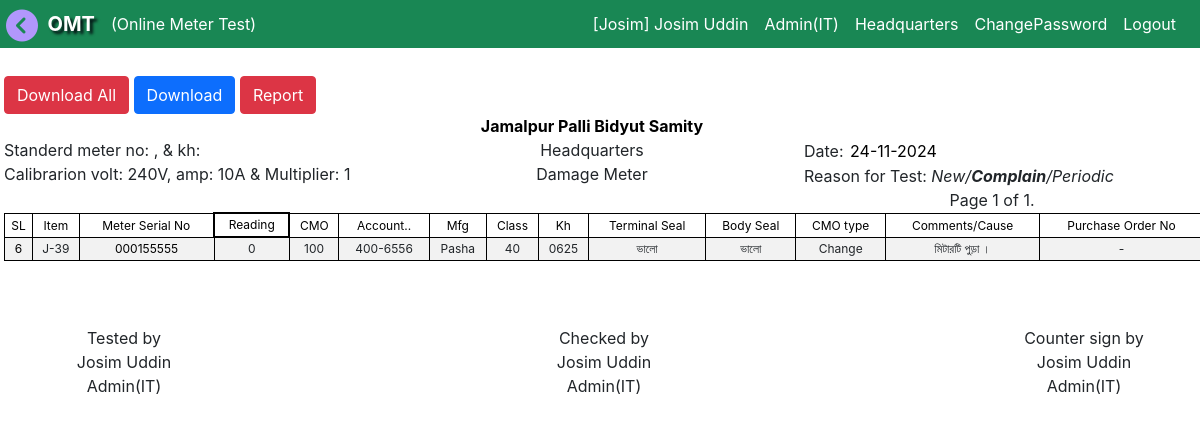
Page /damage_meter/ (signed in) on the committed database.
### accounts/models.py (models this page shows, shortened)
class CustomUser(AbstractUser):
    ROLE_CHOICES = (
        ('admin', 'Admin'),
        ('MT', 'MT'),
        ('MTS', 'MTS'),
        ('IT', 'IT'),
        ('AGM', 'AGM'),
        ('DGM', 'DGM'),
        ('BS', 'BS'),
        ('BA', 'BA'),
        ('JE', 'JE'),
        ('LT', 'LT'),
        ('LM', 'LM'),
        ('user', 'User'),
    )
    username = models.CharField(max_length=100, unique=True)
    role = models.CharField(max_length=10, choices=ROLE_CHOICES, default='user')
    office = models.ForeignKey(Office, on_delete=models.CASCADE, null=True, blank=True)
    mobile = models.CharField(max_length=30, unique=True, blank=True, null=True)
    designation = models.ForeignKey(Designation, on_delete=models.SET_NULL, null=True, blank=True)
    training_id = models.CharField(max_length=30, unique=True, blank=True, null=True)
    date = models.DateField(auto_now_add=False, auto_now=False, default=today)
    sign_image = models.ImageField(upload_to='images/', null=True, blank=True)
    updated_by = models.CharField(max_length=100, blank=True, null=True)
    password_changed_at = models.DateTimeField(auto_now=True)  # Auto-updates on save
    def save(self, *args, **kwargs):
        if self.pk:
            original_user = CustomUser.objects.get(pk=self.pk)
            if original_user.password != self.password:
                self.password_changed_at = timezone.now()
        super().save(*args, **kwargs)

class Designation(models.Model):
    title = models.CharField(max_length=50, null=True, blank=True)
    details = models.CharField(max_length=50, null=True, blank=True)
    def __str__(self):
    	return self.title

class Office(models.Model):
	pbs = models.ForeignKey(Pbs, on_delete=models.CASCADE, blank=True, null=True)
	office_name =  models.CharField(max_length=255, null=True, blank=True)
	office_code = models.CharField(max_length=10, null=True, default="0")
	catagory = models.CharField(max_length=150, blank=True, null=True, choices= item_choice)
	updated_by = models.CharField(max_length=100, blank=True, null=True)

class Pbs(models.Model):
	pbs_code = models.CharField(max_length=10, null=True, blank=True, default="0")
	pbs_name = models.CharField(max_length=150, null=True, blank=True, default="default_pbs")
	updated_by = models.CharField(max_length=100, blank=True, null=True)

class OfficeEmp(models.Model):
    office = models.OneToOneField(Office, on_delete=models.CASCADE)
    tested_by = models.ForeignKey(CustomUser, on_delete=models.CASCADE, blank=True, null=True, related_name="office_tested_by")
    checked_by = models.ForeignKey(CustomUser, on_delete=models.CASCADE, blank=True, null=True, related_name="office_checked_by")
    counter_sign_by = models.ForeignKey(CustomUser, on_delete=models.CASCADE, blank=True, null=True, related_name="office_counter_sign_by")
    received_by =  models.ForeignKey(CustomUser, on_delete=models.CASCADE, blank=True, null=True, related_name="office_received_by")
    standered_meter = models.ForeignKey(Standard_Meter, on_delete=models.CASCADE, blank=True, null=True)
    updated_by = models.CharField(max_length=100, blank=True, null=True)

### test_data/models.py (models this page shows, shortened)
class Test_Data(models.Model):
	office = models.ForeignKey(Office, on_delete=models.CASCADE, default=default_office)
	tested_meter_no = models.CharField(max_length=20, blank=True, null=True)
	reading_as_found = models.CharField(max_length=20, default="x")
	reading_as_left = models.CharField(max_length=20, default="x")
	multiplier = models.CharField(max_length=20, default=1)
	cmo = models.CharField(max_length=20, blank=True, null=True)
	book = models.CharField(max_length=3, blank=True, null=True)
	account = models.CharField(max_length=4, blank=True, null=True)
	manufacturer = models.CharField(max_length=30, blank=True, null=True)
	meter_class = models.CharField(max_length=5, blank=True, null=True)
	meter_item = models.CharField(max_length=100, blank=True, null=True)
	kh = models.CharField(max_length=5, blank=True, null=True)
	result = models.PositiveIntegerField(default=0)
	LL_TA = models.CharField(max_length=5, default=1)
	FL_TA = models.CharField(max_length=5, default=10)
	LL_rev = models.CharField(max_length=5, default=2)
	FL_rev = models.CharField(max_length=5, default=10)
	as_found_ll = models.CharField(max_length=10, blank=True, null=True)
	as_found_fl = models.CharField(max_length=10, blank=True, null=True)
	percent_found_ll = models.CharField(max_length=10, blank=True, null=True)
	percent_found_fl = models.CharField(max_length=10, blank=True, null=True)
	error_ll = models.CharField(max_length=10, blank=True, null=True)
	error_fl = models.CharField(max_length=10, blank=True, null=True)
	as_left_ll = models.CharField(max_length=10, blank=True, null=True)
	as_left_fl = models.CharField(max_length=10, blank=True, null=True)
	percent_left_ll = models.CharField(max_length=10, blank=True, null=True)
	percent_left_fl = models.CharField(max_length=10, blank=True, null=True)
	error_left_ll = models.CharField(max_length=10, blank=True, null=True)
	error_left_fl = models.CharField(max_length=10, blank=True, null=True)
	standerd_rev_req_ll = models.CharField(max_length=10, blank=True, null=True)
	standerd_rev_req_fl = models.CharField(max_length=10, blank=True, null=True)
	terminal_seal= models.CharField(max_length=50, blank=True, null=True)
	terminal_seal_no = models.CharField(max_length=20, null=True, blank=True)
	terminal_seal_missing = models.CharField(max_length=100, null=True, blank=True)
	body_seal= models.CharField(max_length=50, blank=True, null=True)
	glass_cover = models.CharField(max_length=100, null=True, blank=True)
	test_clip = models.CharField(max_length=100, null=True, blank=True)
	remove_cause = models.CharField(max_length=255, blank=True, null=True)
	remove_date = models.DateField(null=True, blank=True)
	install_date = models.DateField(null=True, blank=True)
	comments = models.TextField(default="মিটারটি ভালো আছে।", max_length=200, blank=True, null=True)
	remark = models.CharField(max_length=200, blank=True, null=True)
	cmo_type = models.CharField(max_length=50, blank=True, null=True)
	purchase_order =  models.CharField(max_length=100, default="-")
	created_by = models.ForeignKey(User, null=True, blank=True, default=None, on_delete=models.CASCADE, related_name="td_created_by")
	created_date = models.DateField(auto_now_add=False, auto_now=False, null=True, blank=True)
	updated_by = models.ForeignKey(User, null=True, blank=True, default=None, on_delete=models.CASCADE, related_name="td_updated_by")
	updated_date = models.DateTimeField(auto_now=True, null=True, blank=True)
	checked_by = models.ForeignKey(User, null=True, blank=True, default=None, on_delete=models.CASCADE, related_name="checked_by")
	checked_date = models.DateTimeField(auto_now_add=False, auto_now=False, null=True, blank=True)
	counter_sign_by = models.ForeignKey(User, null=True, blank=True, default=None, on_delete=models.CASCADE, related_name="counter_sign_by")
	counter_sign_date = models.DateTimeField(auto_now_add=False, auto_now=False, null=True, blank=True)
	print_counter = models.IntegerField(null=True, blank=True, default=0)
	received_by = models.ForeignKey(User, null=True, blank=True,  default=None, on_delete=models.CASCADE, related_name="received_by")
	received_date = models.DateTimeField(auto_now_add=False, auto_now=False, null=True, blank=True)

### damage_meter/views.py (the view)
# urls.py: path('damage_meter/', DamageMeter, name='damage_meter'),
@login_required
def DamageMeter(request):
    profile = CustomUser.objects.filter(office=request.user.office).latest('id')
    office = Office.objects.filter(id=profile.office.id).latest('id')
    test_data = Test_Data.objects.filter(remark="ব্যবহার অনুপযোগী।", office= request.user.office).order_by('id') #to get oposite data filter with ~Q(remark ='ব্যবহার উপযোগী।')
    paginator = Paginator(test_data, 24) # Show 24 contacts per page.
    page_number = request.GET.get('page')
    page_obj = paginator.get_page(page_number)
    date = datetime.date.today().strftime("%d-%m-%Y")
    return render(request, 'damage_meter/damage_meter.html',
        {'test_data':test_data, 'page_obj': page_obj, 'office':office, 'profile':profile, 'date':date})

### damage_meter/templates/damage_meter/damage_meter.html (shortened to what this page needs)
{% extends 'base.html' %}
{% load static %}
{% block content %}
<div class="m-1 pl-2" style="width: 100%">
<div>
    <br><a href="{% url 'download' %}" class="btn btn-danger">Download All</a>
    <button type="button" class="btn btn-primary" data-bs-toggle="modal" data-bs-target="#download-modal" data-bs-whatever="@getbootstrap">Download</button>
    <a href="{% url 'damage_report' %}" class="btn btn-danger">Report</a><br>
</div>
<div class="col-12 row">
  <div class="col-4">
  <br> Standerd meter no: {{office.standered_meter}},  & kh: {{office.standered_meter.std_kh}} <br> Calibrarion volt: 240V,  amp: 10A & Multiplier: 1 </div>
  <div class="col-4 text-center"><b><a href="{% url 'test_input' %}" class="text-decoration-none">{{office.pbs.pbs_name}}</a></b> <br>{{ office.office_name }}<br>Damage Meter
  </div>
  <div class="col-4 text-right"> <br>Date: <input style="width:100px; outline:none!important; border:0;outline:0;" value ="{{date}}" id="date"> <br> Reason for Test:<i> New/<b>Complain</b>/Periodic</i>
        <br>
        <div class="pagination d-flex justify-content-center">
            <span class="step-links">
                <span class="current">
                    Page {{ page_obj.number }} of {{ page_obj.paginator.num_pages }}.
                </span>
            </span>
        </div>
    </div>
</div>
<div class="table-responsive">
<table class="table table-striped mytable text-center col-12">
  <thead>
    <tr>
      <td>SL</td>
      <td>Item</td>
      <td>Meter Serial No</td>
      <td class="text-center" style="border: 2px solid black;">Reading</td>
      <td>CMO</td>
      <td>Account..</td>
      <td>Mfg</td>
      <td>Class</td>
      <td>Kh</td>
      <td>Terminal Seal</td>
      <td>Body Seal</td>
      <td>CMO type</td>
      <td>Comments/Cause</td>
      <td>Purchase Order No</td>
    </tr>
  </thead>
  <tbody>
    {% for data in page_obj %}
    <tr>
      <td><a href="{% url 'test_report_single' pk=data.id %}" class="text-decoration-none">{{data.id}}</a></td>
      <td>{{data.meter_item}}</td>
      <td><a href="{% url 'update' pk=data.id %}" class="text-decoration-none">{{ data.tested_meter_no }}</a></td>
      <td>{{data.reading_as_found}}</td>
      <td>{{data.cmo}}</td>
      <td>{{data.book}}-{{data.account}}</td>
      <td>{{data.manufacturer}}</td>
      <td>{{data.meter_class}}</td>
      <td>{{data.kh}}</td>
      <td>{{data.terminal_seal}}</td>
      <td>{{data.body_seal}}</td>
      <td>
        {% if data.cmo_type == "True" %}
              Remove
        {% else %}
              Change
        {% endif %}
      </td>
      <td style="font-family: 'AdorshoLipi', Arial, sans-serif !important;">{{data.comments}}</td>
      <td>
        {% if data.purchase_order != None %}
          {{data.purchase_order}}
        {% endif %}
      </td>
    </tr>
    {% endfor %}
  </tbody>
</table>
</div>
<table class="table-sign">
<tr class="sign">
  <td rowspan="3" colspan="4"><br><br>Tested by<br>{{ office.officeemp.tested_by.get_full_name}}<br>{{office.officeemp.tested_by.designation}}</td>
  <td></td>
  <td colspan="6" rowspan="3"><br><br>Checked by<br>{{ office.officeemp.checked_by.get_full_name }}<br>{{office.officeemp.checked_by.designation}}</td>
  <td></td>
  <td colspan="4" rowspan="3"><br><br>Counter sign by<br>{{ office.officeemp.counter_sign_by.get_full_name }}<br>{{office.officeemp.counter_sign_by.designation}}</td>
</tr>
</table>
</div>
{% endblock %}

### templates/navbar.html (shortened to what this page needs)
<nav class="navbar navbar-expand-sm navbar-dark bg-success text-white justify-content-end p-1" id="navbar">
  <div class="container-fluid">
    &nbsp; &nbsp; &nbsp; &nbsp;<span class="navbar-brand"><b style="text-shadow: 3px 3px 3px rgba(0, 0, 10, 0.9);">OMT</b></span>
    <div class="collapse navbar-collapse" id="navbarSupportedContent">
      {% if user.is_authenticated %}
        {% if role == 'MT' or role == 'MTS' %}
      <ul class="navbar-nav me-auto">
        <li class="nav-item dropdown">
          <span class="nav-link dropdown-toggle" href="#" id="navbarDropdown" role="button" data-bs-toggle="dropdown" aria-expanded="false">
            Test Data
          </span>
          <ul class="dropdown-menu" aria-labelledby="navbarDropdown">
            <li><a class="dropdown-item" href="{% url 'test_input' %}">New Test</a></li>
            <li><a class="dropdown-item" href="{% url 'test_report_multi' %}">Test Report</a></li>
            <li><a class="dropdown-item" href="{% url 'test_report_multi_search' %}">Search</a></li>
          </ul>
        </li>
        <li class="nav-item dropdown">
          <span class="nav-link dropdown-toggle" href="#" id="navbarDropdown" role="button" data-bs-toggle="dropdown" aria-expanded="false">
            Register
          </span>
          <ul class="dropdown-menu" aria-labelledby="navbarDropdown">
            <li><a class="dropdown-item" href="{% url 'issue_item' %}">Meter Issue</a></li>
            <li><a class="dropdown-item" href="{% url 'issue_seal' %}">Seal Issue</a></li>
            <li><hr class="dropdown-divider"></li>
            <li><a class="dropdown-item" href="{% url 'meter_issue_list' %}">Meter Record Book Register</a></li>
            <li><a class="dropdown-item" href="{% url 'seal_issue_list' %}">Seal Issue Register</a></li>
          </ul>
        </li>
        <li class="nav-item dropdown">
          <span class="nav-link dropdown-toggle" href="#" id="navbarDropdown" role="button" data-bs-toggle="dropdown" aria-expanded="false">
            Balance
          </span>
          <ul class="dropdown-menu" aria-labelledby="navbarDropdown">
            <li><a class="dropdown-item" href="{% url 'balance' %}">Balance</a></li>
            <li><a class="dropdown-item" href="{% url 'receive_item' %}">Receive All</a></li>
            <li><a class="dropdown-item" href="{% url 'issue_item_to_bl' %}">Send Item</a></li>
          </ul>
        </li>
        <li class="nav-item dropdown">
          <span class="nav-link dropdown-toggle" href="#" id="navbarDropdown" role="button" data-bs-toggle="dropdown" aria-expanded="false">
            More
          </span>
          <ul class="dropdown-menu" aria-labelledby="navbarDropdown">
            <li><a class="dropdown-item" href="{% url 'signup' %}">Add Employee</a></li>
            <li><a class="dropdown-item" href="{% url 'register' %}">Despass</a></li>
          </ul>
        </li>
      </ul>
      {% else %}
        (Online Meter Test)
      {% endif %}
      <ul class="navbar-nav ms-auto">
        <li class="nav-item">
          <a class="nav-link text-white text-nowrap" href="{% url 'profile' %}">[{{request.user.username}}]  {{request.user.first_name}} {{request.user.last_name}}</a>
        </li>
        <li class="nav-item">
          <a class="nav-link text-white text-nowrap" href="{% url 'profile' %}">{{request.user.designation}}</a>
        </li>
        <li class="nav-item">
          <a class="nav-link text-white text-nowrap" href="{% url 'profile' %}">{{request.user.office.office_name}}</a>
        </li>
        <li class="nav-item">
          <a class="nav-link text-white" href="{% url 'password_change' %}">ChangePassword</a>
        </li>
        <li class="nav-item">
          <a class="nav-link text-white" href="{% url 'logout' %}">Logout</a>
        </li>
      </ul>
      {% else %}
      <ul class="navbar-nav ms-auto">
        <li class="nav-item">
          <a class="nav-link text-white" href="{% url 'login' %}">Login</a>
        </li>
      </ul>
      {% endif %}
    </div>
  </div>
</nav>

### damage_meter/templates/damage_meter/damage_meter.html (style rules this page uses)
a { text-decoration: none; color: black; }
table, th, td, thead { border: 1.5px solid black; border-collapse: collapse; }
.mytable>tbody>tr>td, .mytable>thead>tr>td { border: 1px solid black; }
.table-striped { font-size: 12px; color: black; }
.mytable>tbody>tr>td, .mytable>tbody>tr>th, .mytable>tfoot>tr>td, .mytable>tfoot>tr>th, .mytable>thead>tr>td, .mytable>thead>tr>th { padding: 2px; }
.table-sign { border: 0px; width: 100% }
.sign>td { border: 0px solid black !important; text-align: center; width: 20%; }

### rows in the picture
CustomUser: user.username "Josim", user.first_name "Josim", user.last_name "Uddin", user.designation "Admin(IT)", user.office.office_name "Headquarters"
Office: pbs.pbs_name "Jamalpur Palli Bidyut Samity", office_name "Headquarters", officeemp.tested_by.get_full_name "Josim Uddin", officeemp.tested_by.designation "Admin(IT)", officeemp.checked_by.get_full_name "Josim Uddin", officeemp.checked_by.designation "Admin(IT)", officeemp.counter_sign_by.get_full_name "Josim Uddin", officeemp.counter_sign_by.designation "Admin(IT)"
Test_Data: id "6", meter_item "J-39", tested_meter_no "000155555", reading_as_found "0", cmo "100", book "400", account "6556", manufacturer "Pasha", meter_class "40", kh "0625", terminal_seal "ভালো", body_seal "ভালো", cmo_type "Change", comments "মিটারটি পুড়া ।", purchase_order "-"

### other values in the picture
{{ page_obj.number }} "1"
{{ page_obj.paginator.num_pages }} "1"
